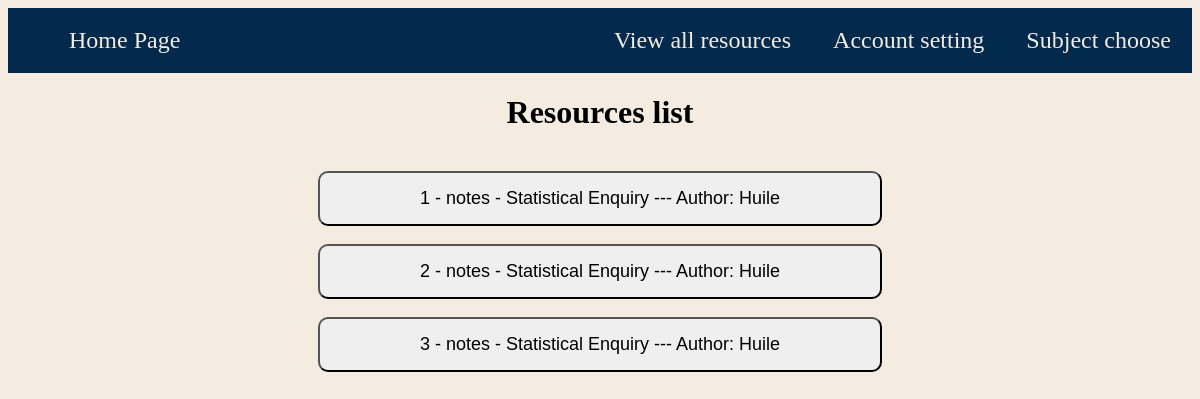
The app's page /resources_list/1, older data.
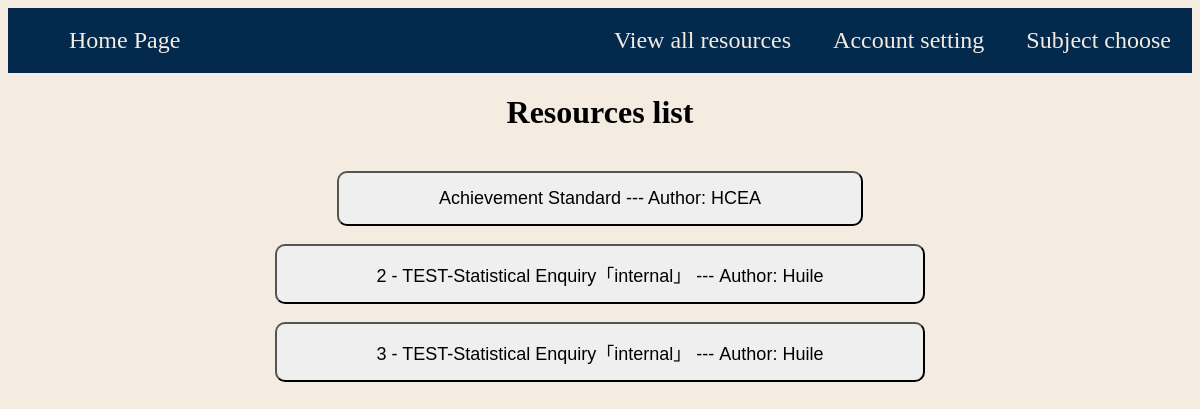
The same page, newer data.
### tables this page shows
CREATE TABLE "resources" (unit_id INTEGER, resources_id INTEGER PRIMARY KEY, subject TEXT, unit TEXT, resources_name TEXT, path TEXT, type TEXT, author TEXT, from_link TEXT, released_year INTEGER);

### main.py (the view)
@app.route("/resources_list/<int:unit_id>", methods=['GET', 'POST'])
def resources_list(unit_id):
    conre_list = sqlite3.connect('database/database.db')
    re_cursor = conre_list.cursor()
    re_cursor.execute(
         "SELECT resources_id, resources_name, author FROM resources WHERE unit_id = ?",
         (unit_id,)
)
    resources = re_cursor.fetchall()
    conre_list.close()
    return render_template("resources_list.html", resources = resources, unit_id = unit_id)

### templates/resources_list.html (shortened to what this page needs)
<!DOCTYPE html>
<html lang="en">
  <head>
    <link rel="stylesheet" href="/static/style.css">
  </head>
  <body>
    <header>
      <Ul>
        <li><a href="{{ url_for('subjectpick')}}">Subject choose</a></li>
        <li><a href="{{ url_for('account') }}">Account setting</a></li>
        <li><a href="{{ url_for('all_resources')}}">View all resources</a></li>
        <li class="tag_left"><a href="{{ url_for('homepage')}}">Home Page</a></li>
      </Ul>
    </header>
    <main>
      <h1>Resources list</h1>
      {% for resource in resources %}
      <div class="list_display">
        <br>
        <a href="{{ url_for('resources', resource_id=resource[0])}}">
          <button class="button">
            {{ resource[1] }}
            ---
            Author:
            {{ resource[2] }}
          </button>
        </a>
      </div>
      {% endfor %}
    </main>
  </body>
</html>

Row changes from the older to the newer data that the page shows:
changed resources: resources_name "1 - notes - Statistical Enquiry" → "Achievement Standard"; author "Huile" → "HCEA"
changed resources: resources_name "2 - notes - Statistical Enquiry" → "2 - TEST-Statistical Enquiry「internal」"
changed resources: resources_name "3 - notes - Statistical Enquiry" → "3 - TEST-Statistical Enquiry「internal」"
